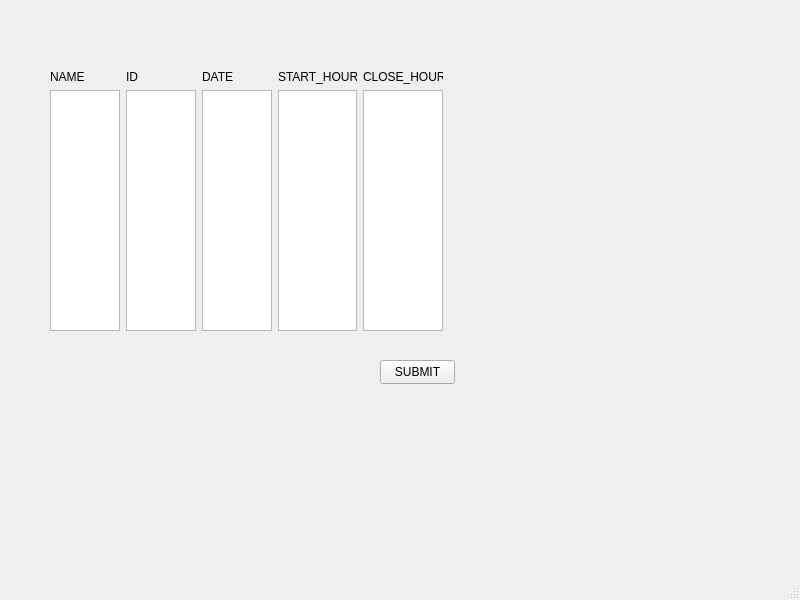
<?xml version="1.0" encoding="UTF-8"?>
<ui version="4.0">
 <class>MainWindow</class>
 <widget class="QMainWindow" name="MainWindow">
  <property name="geometry">
   <rect>
    <x>0</x>
    <y>0</y>
    <width>800</width>
    <height>600</height>
   </rect>
  </property>
  <property name="windowTitle">
   <string>MainWindow</string>
  </property>
  <widget class="QWidget" name="centralwidget">
   <widget class="QWidget" name="horizontalLayoutWidget">
    <property name="geometry">
     <rect>
      <x>50</x>
      <y>70</y>
      <width>393</width>
      <height>261</height>
     </rect>
    </property>
    <layout class="QHBoxLayout" name="horizontalLayout">
     <item>
      <layout class="QVBoxLayout" name="verticalLayout_2">
       <item>
        <widget class="QLabel" name="label">
         <property name="text">
          <string>NAME</string>
         </property>
        </widget>
       </item>
       <item>
        <widget class="QTextEdit" name="textEdit"/>
       </item>
      </layout>
     </item>
     <item>
      <layout class="QVBoxLayout" name="verticalLayout">
       <item>
        <widget class="QLabel" name="label_2">
         <property name="text">
          <string>ID</string>
         </property>
        </widget>
       </item>
       <item>
        <widget class="QTextEdit" name="textEdit_2"/>
       </item>
      </layout>
     </item>
     <item>
      <layout class="QVBoxLayout" name="verticalLayout_5">
       <item>
        <widget class="QLabel" name="label_5">
         <property name="text">
          <string>DATE</string>
         </property>
        </widget>
       </item>
       <item>
        <widget class="QTextEdit" name="textEdit_5"/>
       </item>
      </layout>
     </item>
     <item>
      <layout class="QVBoxLayout" name="verticalLayout_4">
       <item>
        <widget class="QLabel" name="label_4">
         <property name="text">
          <string>START_HOUR</string>
         </property>
        </widget>
       </item>
       <item>
        <widget class="QTextEdit" name="textEdit_4"/>
       </item>
      </layout>
     </item>
     <item>
      <layout class="QVBoxLayout" name="verticalLayout_3">
       <item>
        <widget class="QLabel" name="label_3">
         <property name="text">
          <string>CLOSE_HOUR</string>
         </property>
        </widget>
       </item>
       <item>
        <widget class="QTextEdit" name="textEdit_3"/>
       </item>
      </layout>
     </item>
    </layout>
   </widget>
   <widget class="QPushButton" name="pushButton">
    <property name="geometry">
     <rect>
      <x>380</x>
      <y>360</y>
      <width>75</width>
      <height>24</height>
     </rect>
    </property>
    <property name="text">
     <string>SUBMIT</string>
    </property>
   </widget>
  </widget>
  <widget class="QMenuBar" name="menubar">
   <property name="geometry">
    <rect>
     <x>0</x>
     <y>0</y>
     <width>800</width>
     <height>22</height>
    </rect>
   </property>
  </widget>
  <widget class="QStatusBar" name="statusbar"/>
 </widget>
 <resources/>
 <connections/>
</ui>
